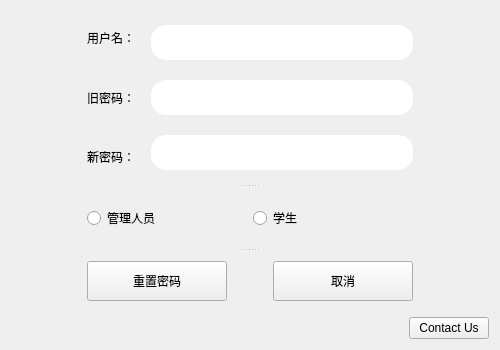
<?xml version="1.0" encoding="UTF-8"?>
<ui version="4.0">
 <class>modi</class>
 <widget class="QWidget" name="modi">
  <property name="geometry">
   <rect>
    <x>0</x>
    <y>0</y>
    <width>500</width>
    <height>350</height>
   </rect>
  </property>
  <property name="windowTitle">
   <string>Form</string>
  </property>
  <property name="styleSheet">
   <string notr="true"/>
  </property>
  <layout class="QGridLayout" name="gridLayout">
   <item row="0" column="0">
    <layout class="QHBoxLayout" name="horizontalLayout_4">
     <item>
      <spacer name="horizontalSpacer_3">
       <property name="orientation">
        <enum>Qt::Horizontal</enum>
       </property>
       <property name="sizeHint" stdset="0">
        <size>
         <width>40</width>
         <height>20</height>
        </size>
       </property>
      </spacer>
     </item>
     <item>
      <widget class="QSplitter" name="splitter">
       <property name="minimumSize">
        <size>
         <width>300</width>
         <height>280</height>
        </size>
       </property>
       <property name="orientation">
        <enum>Qt::Vertical</enum>
       </property>
       <widget class="QWidget" name="layoutWidget_2">
        <layout class="QHBoxLayout" name="horizontalLayout">
         <item>
          <layout class="QVBoxLayout" name="verticalLayout">
           <item>
            <widget class="QLabel" name="label">
             <property name="minimumSize">
              <size>
               <width>58</width>
               <height>40</height>
              </size>
             </property>
             <property name="styleSheet">
              <string notr="true">font: 87 11pt &quot;Arial Black&quot;;</string>
             </property>
             <property name="text">
              <string>用户名：</string>
             </property>
            </widget>
           </item>
           <item>
            <widget class="QLabel" name="label_3">
             <property name="minimumSize">
              <size>
               <width>58</width>
               <height>31</height>
              </size>
             </property>
             <property name="styleSheet">
              <string notr="true">font: 87 9pt &quot;Arial Black&quot;;
font: 87 12pt &quot;Arial Black&quot;;</string>
             </property>
             <property name="text">
              <string>旧密码：</string>
             </property>
            </widget>
           </item>
           <item>
            <widget class="QLabel" name="label_2">
             <property name="minimumSize">
              <size>
               <width>58</width>
               <height>31</height>
              </size>
             </property>
             <property name="styleSheet">
              <string notr="true">font: 87 9pt &quot;Arial Black&quot;;
font: 87 12pt &quot;Arial Black&quot;;</string>
             </property>
             <property name="text">
              <string>新密码：</string>
             </property>
            </widget>
           </item>
          </layout>
         </item>
         <item>
          <layout class="QVBoxLayout" name="verticalLayout_2">
           <item>
            <widget class="QLineEdit" name="modi_username">
             <property name="minimumSize">
              <size>
               <width>35</width>
               <height>35</height>
              </size>
             </property>
             <property name="styleSheet">
              <string notr="true">font: 12pt &quot;Arial&quot;;
border-radius: 15px;
</string>
             </property>
            </widget>
           </item>
           <item>
            <widget class="QLineEdit" name="modi_password_old">
             <property name="minimumSize">
              <size>
               <width>35</width>
               <height>35</height>
              </size>
             </property>
             <property name="styleSheet">
              <string notr="true">font: 12pt &quot;Arial&quot;;
border-radius: 15px;
</string>
             </property>
            </widget>
           </item>
           <item>
            <widget class="QLineEdit" name="modi_password">
             <property name="minimumSize">
              <size>
               <width>35</width>
               <height>35</height>
              </size>
             </property>
             <property name="styleSheet">
              <string notr="true">font: 12pt &quot;Arial&quot;;
border-radius: 15px;
</string>
             </property>
            </widget>
           </item>
          </layout>
         </item>
        </layout>
       </widget>
       <widget class="QWidget" name="layoutWidget_3">
        <layout class="QHBoxLayout" name="horizontalLayout_2">
         <item>
          <widget class="QRadioButton" name="radioButton">
           <property name="minimumSize">
            <size>
             <width>40</width>
             <height>40</height>
            </size>
           </property>
           <property name="styleSheet">
            <string notr="true">font: 87 11pt &quot;Arial Black&quot;;</string>
           </property>
           <property name="text">
            <string>管理人员</string>
           </property>
          </widget>
         </item>
         <item>
          <widget class="QRadioButton" name="radioButton_2">
           <property name="styleSheet">
            <string notr="true">font: 87 11pt &quot;Arial Black&quot;;</string>
           </property>
           <property name="text">
            <string>学生</string>
           </property>
          </widget>
         </item>
        </layout>
       </widget>
       <widget class="QWidget" name="layoutWidget_4">
        <layout class="QHBoxLayout" name="horizontalLayout_3">
         <item>
          <widget class="QPushButton" name="modiButton">
           <property name="minimumSize">
            <size>
             <width>140</width>
             <height>40</height>
            </size>
           </property>
           <property name="maximumSize">
            <size>
             <width>140</width>
             <height>40</height>
            </size>
           </property>
           <property name="styleSheet">
            <string notr="true">font: 87 11pt &quot;Arial Black&quot;;</string>
           </property>
           <property name="text">
            <string>重置密码</string>
           </property>
           <property name="iconSize">
            <size>
             <width>0</width>
             <height>0</height>
            </size>
           </property>
          </widget>
         </item>
         <item>
          <spacer name="horizontalSpacer_4">
           <property name="orientation">
            <enum>Qt::Horizontal</enum>
           </property>
           <property name="sizeHint" stdset="0">
            <size>
             <width>40</width>
             <height>20</height>
            </size>
           </property>
          </spacer>
         </item>
         <item>
          <widget class="QPushButton" name="backButton">
           <property name="minimumSize">
            <size>
             <width>140</width>
             <height>40</height>
            </size>
           </property>
           <property name="maximumSize">
            <size>
             <width>140</width>
             <height>40</height>
            </size>
           </property>
           <property name="styleSheet">
            <string notr="true">font: 87 11pt &quot;Arial Black&quot;;</string>
           </property>
           <property name="text">
            <string>取消</string>
           </property>
          </widget>
         </item>
        </layout>
       </widget>
      </widget>
     </item>
     <item>
      <spacer name="horizontalSpacer_2">
       <property name="orientation">
        <enum>Qt::Horizontal</enum>
       </property>
       <property name="sizeHint" stdset="0">
        <size>
         <width>40</width>
         <height>20</height>
        </size>
       </property>
      </spacer>
     </item>
    </layout>
   </item>
   <item row="1" column="0">
    <layout class="QHBoxLayout" name="horizontalLayout_6">
     <property name="sizeConstraint">
      <enum>QLayout::SetDefaultConstraint</enum>
     </property>
     <item>
      <spacer name="horizontalSpacer">
       <property name="orientation">
        <enum>Qt::Horizontal</enum>
       </property>
       <property name="sizeHint" stdset="0">
        <size>
         <width>40</width>
         <height>20</height>
        </size>
       </property>
      </spacer>
     </item>
     <item>
      <widget class="QPushButton" name="zwdzyctxq">
       <property name="styleSheet">
        <string notr="true">font: 87 10pt &quot;Arial Black&quot;;
font: 87 9pt &quot;Arial Black&quot;;</string>
       </property>
       <property name="text">
        <string>Contact Us</string>
       </property>
      </widget>
     </item>
    </layout>
   </item>
  </layout>
 </widget>
 <resources/>
 <connections/>
</ui>
